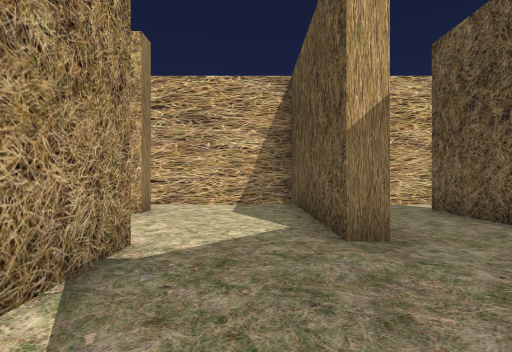
view 1 (above)

24 first-person views from a walk through a 3-D level made in the Unity game engine. The camera is 1.5 m above the floor, looks level and sees 85° across. The floor is counted in squares, 2 m on a side. Each view is taken from the middle of a square. On the plan, view 1 faces up. The plan holds only what a view shows up to about 10 squares ahead; the rest is blank. The player character is not drawn.

view 2
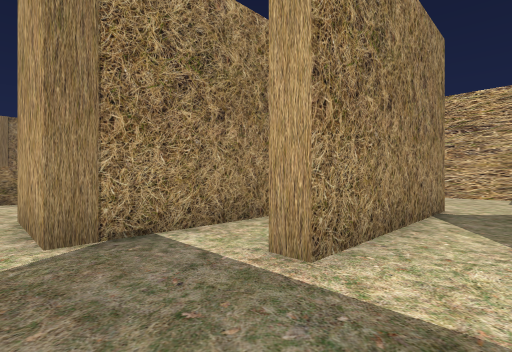

view 3
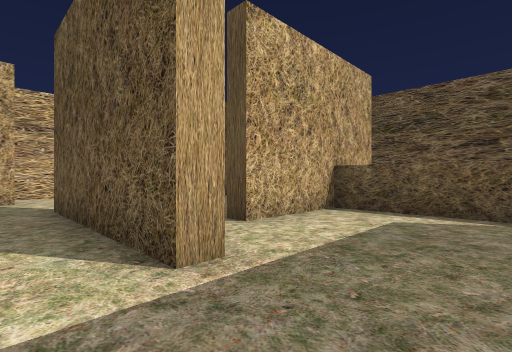

view 4
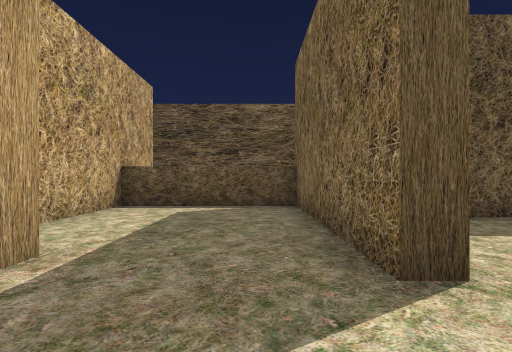

view 5
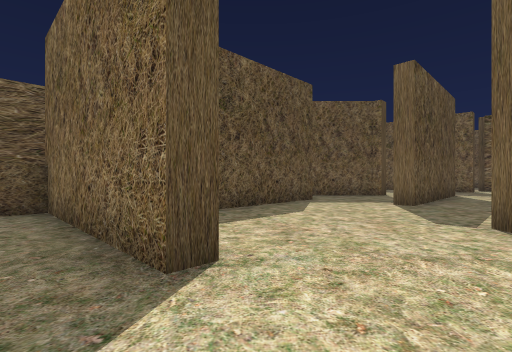

view 6
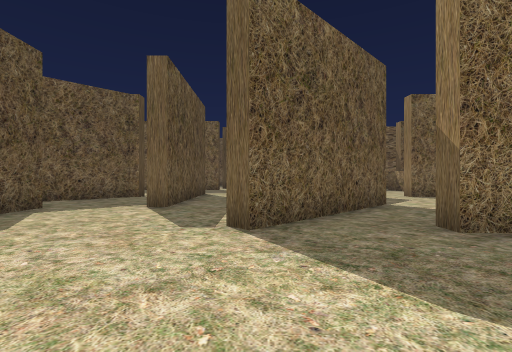

view 7
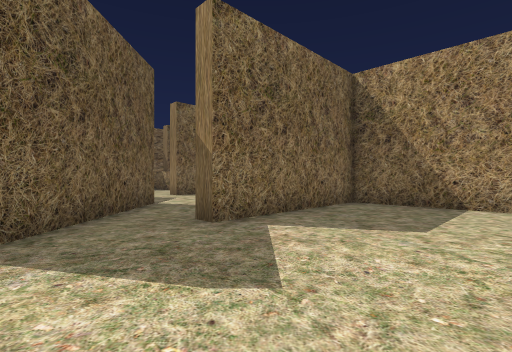

view 8
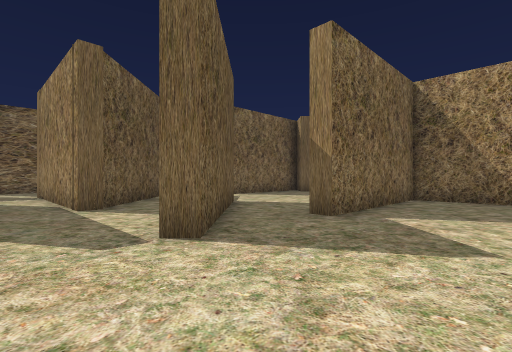

view 9
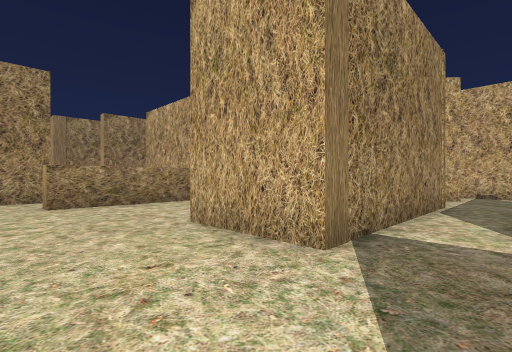

view 10
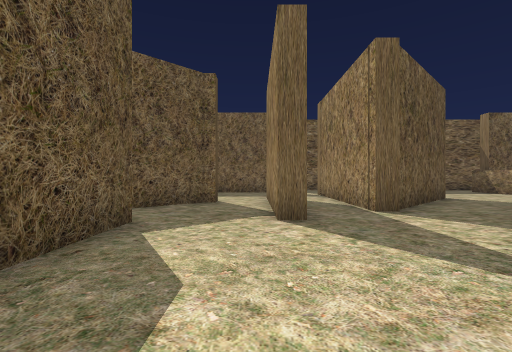

view 11
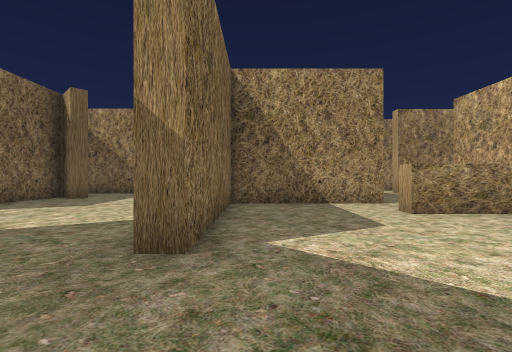

view 12
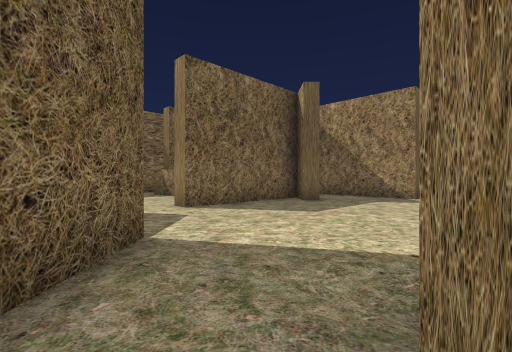

view 13
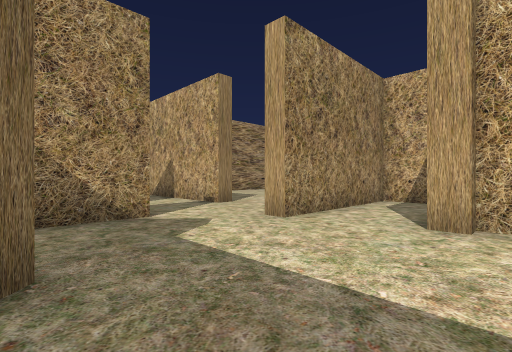

view 14
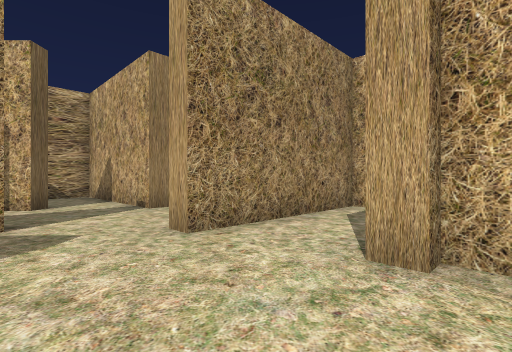

view 15
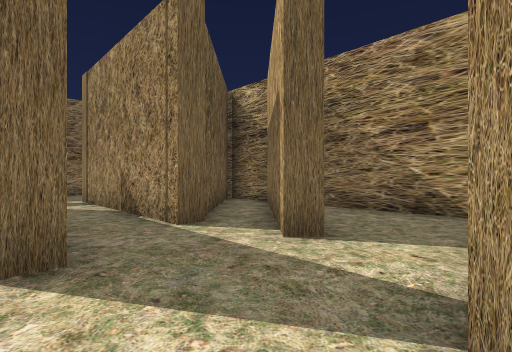

view 16
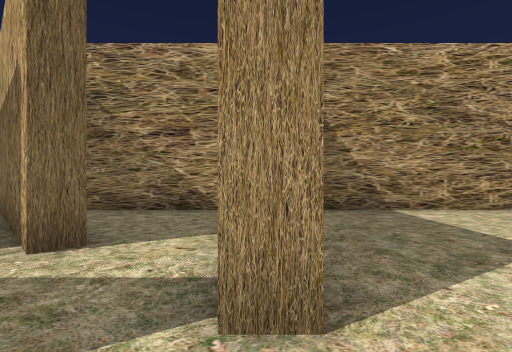

view 17
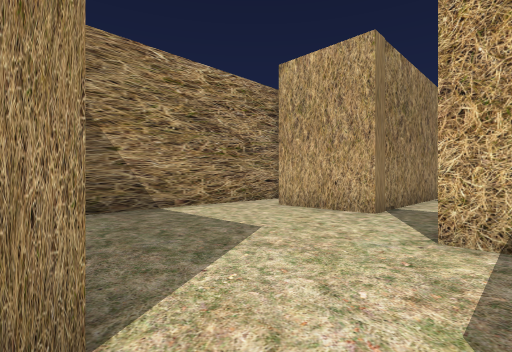

view 18
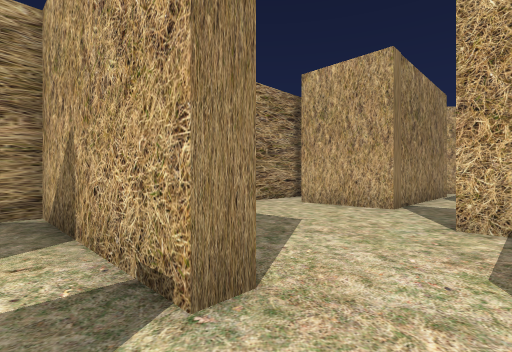

view 19
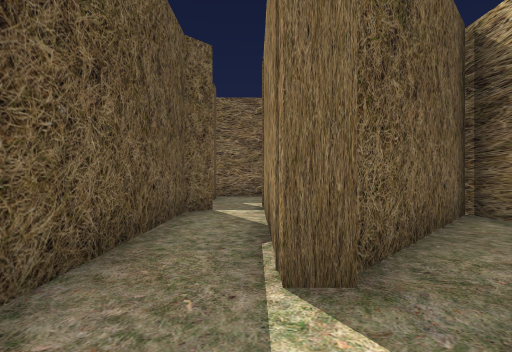

view 20
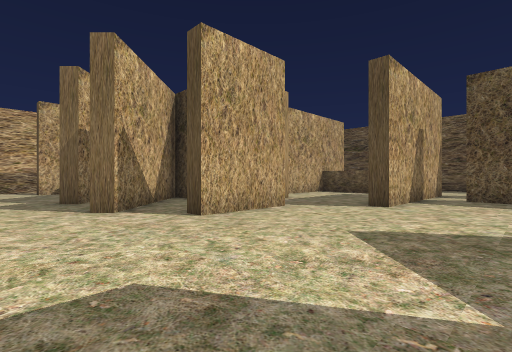

view 21
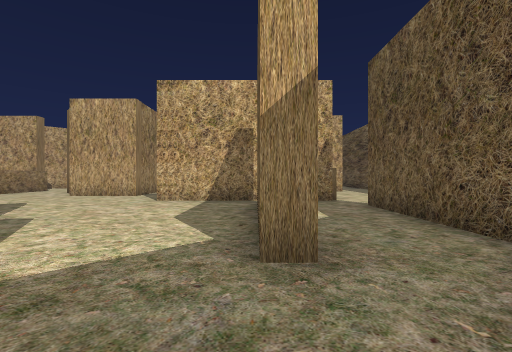

view 22
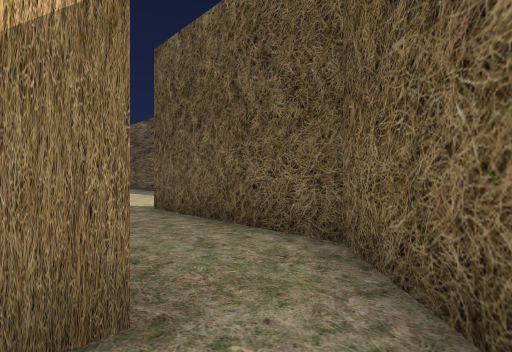

view 23
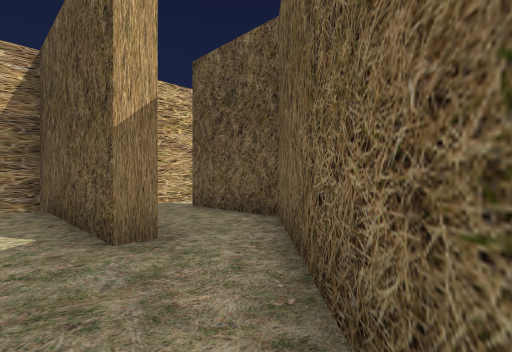

view 24
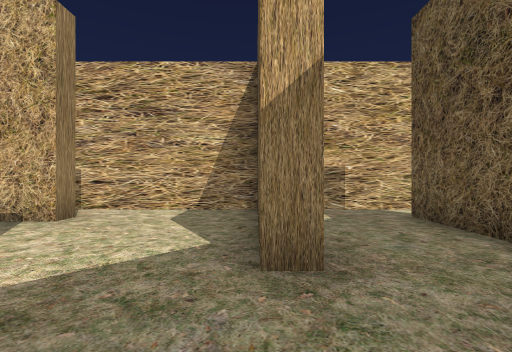

### Floor plan
Points are (right, up) in squares from view 1. A wall is a line through its corners. A room is listed if a view was taken in it or the views show most of it. See-through windows are left out.
Room 1 (views 1, 2, 3, 23, 24)
walls: (0.5, 0) (2.5, 1.9); (-1.4, 3.1) (-1.4, -2) (-2, -2); (1.6, 3.2) (1, 3.2) (1, 8.1) (-2.4, 8.1); (-3.5, -1.5) (-3.5, -3.5); (-3.4, 4.1) (-3.8, 3.6); (-2.3, 6.1) (-2.3, 5.6) (-3.9, 5.6); (-2, -5) (3, -5) (3, -0.6) (0.2, -0.6) (0.2, -0.1)
ways out: opening at (-3, -4) to room 2; opening at (2, 3) to room 7; opening at (-3.5, 6); opening at (-3, -1); opening at (-3, 3)
Room 2 (views 4, 5, 6, 7, 8, 9, 10, 11, 12, 20, 21, 22)
walls: (-5.5, -10.5) (-3.9, -8.9) (-3.5, -9.3); (-3.5, -3.5) (-6, -3.5) (-6, -3); (-4.1, -12.9) (-3.5, -12.9) (-3.5, -16.4); (1.5, -5.4) (-2, -5.4) (-2, -5); (1.6, -11.6) (1, -11.6) (1, -6.5); (-5.9, -14.9) (-3.8, -12.8); (-2, -15.2) (-2, -11.7) (-1.4, -11.7) (-1.4, -16.2); (-9.5, -2.4) (-9.5, -4.9) (-10, -4.9); (-11.6, -5.5) (-11.6, -8.7) (-6.7, -8.7) (-6.7, -9.2); (-2, -15.9) (-2, -15.4); (0.4, -14.9) (2.1, -13.2); (0.2, -15.4) (0.2, -14.9); (-4, 1) (-7, -2) (-7.4, -1.5)
ways out: opening at (-3, -4) to room 1; opening at (-6, -13.5) to room 3; opening at (1, -12) to room 6; opening at (1, -6) to room 6; opening at (-11, -5); opening at (-8.5, -1.5); opening at (-1.3, -15.7)
Room 3 (views 13, 14)
walls: (-11.6, -9.5) (-12.1, -9.5); (-11.1, -9.2) (-11.6, -9.2); (-13.5, -13.7) (-13.1, -14.1); (-7.4, -12.4) (-5.5, -10.5); (-14, -14.9) (-9.5, -14.9) (-9.5, -15.4); (-16, -11.7) (-16, -13.5); (-7.4, -16.4) (-5.9, -14.9); (-13, -5.4) (-14.2, -5.4) (-14.2, -10.1) (-14.8, -10.1)
ways out: opening at (-6, -13.5) to room 2; opening at (-16, -11) to room 5; opening at (-8.5, -15.5)
Room 4 (views 15, 16, 17)
walls: (-18.2, -3.5) (-20.8, -3.5); (-16.1, -5.4) (-16.9, -5.4); (-17.3, -8.6) (-17.3, -9.2); (-22.1, -3.5) (-22.1, -7.6)
ways out: opening at (-16.5, -9) to room 5; opening at (-21, -3); opening at (-17.5, -3.5)
Room 5 (views 18, 19)
walls: (-16.6, -11.7) (-16, -11.7); (-19, -10.8) (-18.7, -11.2) (-21.1, -13.6); (-17.3, -9.2) (-18.5, -9.2); (-17.1, -17.3) (-16.5, -16.7) (-16.5, -12.5); (-22.1, -16.5) (-18.5, -12.9) (-18.2, -12.9) (-18.2, -17.4)
ways out: opening at (-16, -11) to room 3; opening at (-16.5, -9) to room 4; opening at (-19, -10) to room 8; opening at (-18, -17)
Room 6 (no view inside)
walls: (2.5, -5.4) (1.5, -5.4); (3.5, -5.4) (2.9, -5.4); (2.1, -13.2) (3.9, -11.5) (3.9, -6.8)
ways out: opening at (1, -12) to room 2; opening at (1, -6) to room 2; opening at (4, -6)
Room 7 (no view inside)
walls: (2.5, 1.9) (3.9, 3.3) (3.9, 6.2); (5.1, 8.1) (2.6, 8.1)
ways out: opening at (2, 3) to room 1; opening at (4, 7)
Room 8 (no view inside)
walls: (-18.5, -9.2) (-22.1, -9.2) (-22.1, -12.8)
ways out: opening at (-19, -10) to room 5

Where each view was taken, in squares from view 1:
view 1: 0 up, 0 right, facing up
view 2: 4 down, 0 right, facing up-left
view 3: 4 down, 3 left, facing up-right
view 4: 4 down, 4 left, facing right
view 5: 4 down, 4 left, facing down-right
view 6: 5 down, 4 left, facing down
view 7: 5 down, 4 left, facing down-left
view 8: 6 down, 2 left, facing down-left
view 9: 6 down, 2 left, facing up-left
view 10: 7 down, 1 left, facing down
view 11: 8 down, 4 left, facing left
view 12: 9 down, 6 left, facing down-left
view 13: 14 down, 11 left, facing up-left
view 14: 12 down, 11 left, facing up-left
view 15: 9 down, 16 left, facing down-left
view 16: 9 down, 16 left, facing left
view 17: 9 down, 16 left, facing up-left
view 18: 10 down, 16 left, facing up-left
view 19: 11 down, 18 left, facing down
view 20: 8 down, 9 left, facing up-right
view 21: 14 down, 1 right, facing up
view 22: 13 down, 1 right, facing up-right
view 23: 0 up, 0 right, facing up-right
view 24: 1 up, 1 right, facing up
